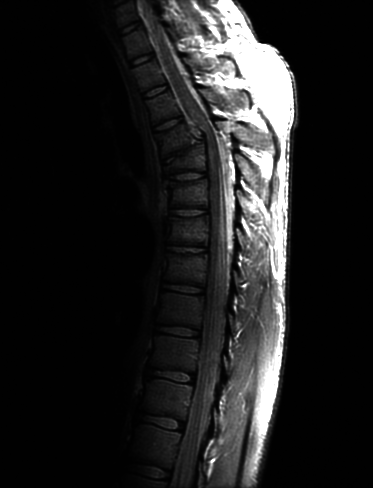
%> input picture 数字图像处理/实验/project1/code/spine.tif, 373 x 488 px
$ octave histogram.m   (GNU Octave 9; MATLAB toolbox functions it lacks are replaced by stand-ins)
%> lines starting %> are read from the running program, lines starting %| are printed output that depends on the picture
clear;clc;close all;
% 读取图像
image=imread('spine.tif');
%> image is the input picture: size 488x373 uint8; min 0, max 255, mean 32.6
% 直方图均衡
image_hist = histeq(image);
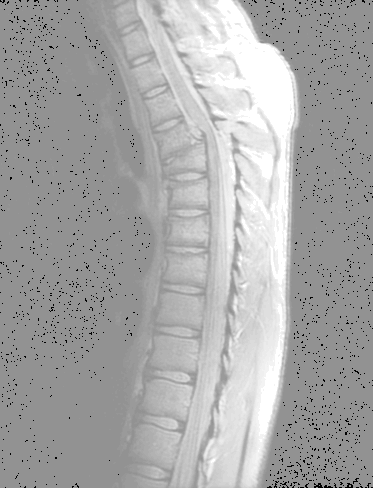
%> image_hist: size 488x373 uint8; min 0, max 255, mean 167.3
figure(1);
subplot(1,2,1);imshow(image);title('原图');
subplot(1,2,2);imshow(image_hist);title('均衡化后');
figure(2);
subplot(1,2,1);imhist(image);title('原图像直方图');
subplot(1,2,2);imhist(image_hist);title('均衡化后直方图');
%> after `title('均衡化后直方图')`:
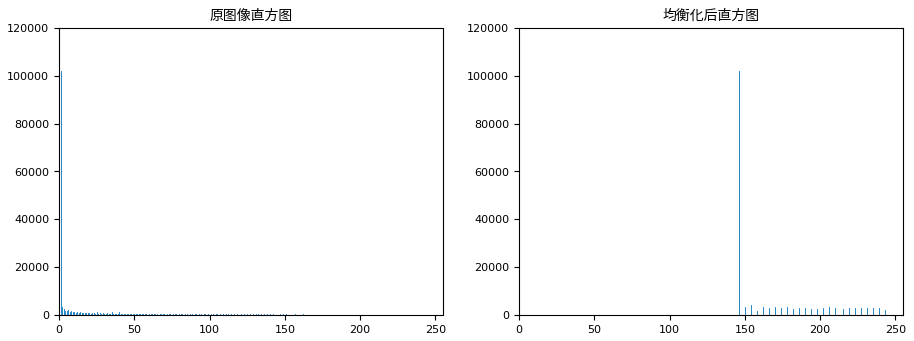
%> figure redrawn from the program's plot data, 2 panels; panel 1: highest point at x = 1, y = 101788; panel 2: highest point at x = 146, y = 101788
